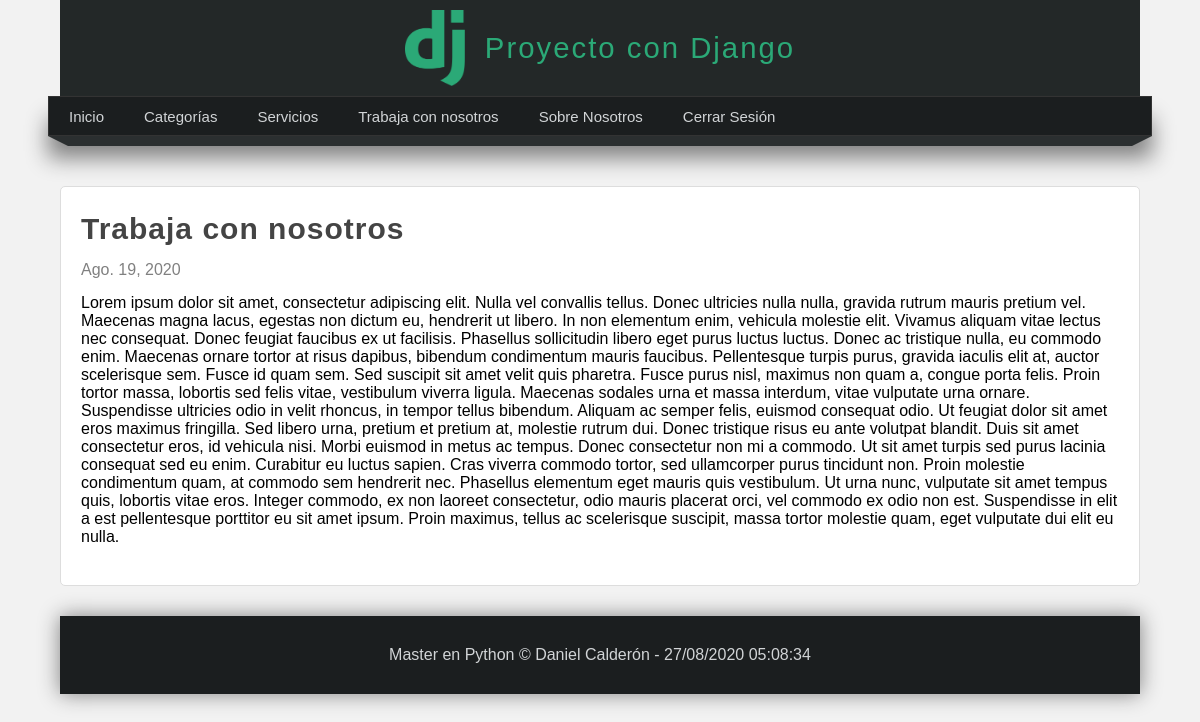
The page /pagina/trabaja-nosotros/ (signed in) on the database its author committed.
### pages/models.py (models this page shows, shortened)
class Page(models.Model):
    title = models.CharField(max_length=50, verbose_name='Título')
    content = RichTextField(verbose_name='Contenido')
    slug = models.CharField(unique=True, max_length=150, verbose_name='URL')
    order = models.IntegerField(default = 0, verbose_name='Orden')
    visible = models.BooleanField(verbose_name='¿Visible?')
    created_at = models.DateField(auto_now_add=True, verbose_name='Creado el')
    updated_at = models.DateField(auto_now=True, verbose_name='Actualizado el')
    class Meta:
        verbose_name = 'Página'
        verbose_name_plural = 'Páginas'

### pages/views.py (the view)
# urls.py: path('pagina/<str:slug>/',  views.page, name='page')
@login_required(login_url='login')
def page(request, slug):
    page = Page.objects.get(slug = slug)
    return render(request, 'pages/page.html', {
        'page': page
    })

### blog/processor.py (called while the page is built)
def get_categories(request):
    categories_in_use = Article.objects.filter(public=True).values_list('categories', flat=True)
    categories = Category.objects.filter(id__in=categories_in_use).values_list('id','name')
    return {
        'categories': categories,
        'ids': categories_in_use
    }

### pages/context_processor.py (called while the page is built)
def get_pages(request):
    pages = Page.objects.filter(visible = True).order_by('order').values_list('id','title','slug')
    return {
        'pages': pages
    }

### pages/templates/pages/page.html (shortened to what this page needs)
{% extends 'layouts/layout.html' %}
{% block content %}
    <h1 class="title">{{page.title}}</h1>
    <span class="date">{{page.created_at}}</span>
    <p class="content">{{page.content|safe}}</p>
{% endblock content %}

### mainapp/templates/layouts/layout.html (shortened to what this page needs)
<!DOCTYPE html>
<html lang="es">
<head>
    {% load static %}
    <link rel="stylesheet" type="text/css" href="{% static 'css/styles.css' %}">
</head>
<body>
    <header>
        <div id="logotipo">
            <img src="{% static 'images/logo.png' %}" alt="logotipo">
            <p>Proyecto con Django</p>
        </div>
    </header>
    <nav>
        <ul>
            <li>
                <a href="{% url 'index' %}">Inicio</a>
            </li>
            {% if user.email %}
                <li>
                    <a href="{% url 'list-articles' %}">Categorías</a>
                </li>
                {% for page in pages %}
                    <li>
                        <a href="{% url 'page' page.2 %}">{{page.1}}</a>
                    </li>
                {% endfor %}
                <li>
                    <a href="{% url 'logout' %}">Cerrar Sesión</a>
                </li>
            {% endif %}
        </ul>
    </nav>
    <div class="barra">
        <span class="esquina-izquierda"></span>
        <span class="relleno-barra"></span>
        <span class="esquina-derecha"></span>
    </div>
    <div id="content">
        <div class="box">
            {% block content %}{% endblock%}
        </div>
    </div>
    <footer>
        Master en Python &copy; Daniel Calderón - {% now "d/m/Y h:m:s" %}
    </footer>
</body>
</html>

### mainapp/static/css/styles.css (style rules this page uses)
html { box-sizing: border-box; }
*,*:before, *:after { box-sizing: inherit; }
* { margin: 0px; padding: 0px; font-family: sans-serif, Arial, Helvetica; text-decoration: none; }
body { background-color: #f2f2f2; }
.box p,.box h3 ,.box h3,.box ul { margin: 5px 0; }
header { background-color: #232828; margin: 0 auto; }
@media (min-width:990px) { header { width: 90%; margin: 0 auto; } }
#logotipo { display: flex; justify-content: center; align-items: center; margin: 0 auto; padding: 10px 0; }
#logotipo img { width: 60px; }
#logotipo p { font-size: 22pt; margin-left: 20px; letter-spacing: 2px; align-items: center; font-weight: lighter; color: #2ba977; }
nav { background-color: #1b1e1f; border: 1px solid #333333; margin: 0 auto; font-size: 15px; }
nav > ul { list-style: none; text-decoration: none; }
nav > ul > li { padding: 10px 0; padding-left: 10px; border-bottom: 1px solid #444444; }
nav > ul > li > a { padding: 5px 0; color: #d1d4d6; display: block; }
@media (min-width:990px) { nav { width: 92%; height: 40px; background-color: #1b1e1f; border: 1px solid #333333; margin: 0 auto; box-shadow: 0px 22px 22px gray; font-size: 15px; } }
@media (min-width:990px) { nav > ul { list-style: none; text-decoration: none; display: flex; } }
@media (min-width:990px) { nav > ul > li { line-height: 40px; padding: 0; border: none; } }
@media (min-width:990px) { nav > ul > li > a { display: block; padding: 0 20px; color: #d1d4d6; } }
@media (min-width:990px) { .barra { width: 92%; margin: 0 auto; display: flex; justify-content: space-between; } }
@media (min-width:990px) { .esquina-izquierda { border-left: 20px solid transparent; border-top: 10px solid #2b2f30; flex-basis: 5%; } }
@media (min-width:990px) { .esquina-derecha { border-right: 20px solid transparent; border-top: 10px solid #2b2f30; flex-basis: 5%; } }
@media (min-width:990px) { .relleno-barra { display: block; background-color: #2b2f30; height: 10px; flex-basis: 90%; } }
#content { width: 90%; margin: 0 auto; margin-bottom: 30px; margin-top: 40px; }
.box { background: white; padding: 20px; border-radius: 5px; border: 1px solid #ddd; margin: 0 auto; min-height: 400px; }
.title { color: #444444; letter-spacing: 1px; font-size: 30px; margin-bottom: 10px; margin-top: 5px; }
.date { display: block; margin-top: 15px; margin-bottom: 15px; color: gray; }
.content { line-height: 30px; }
footer { width: 90%; background-color: #1b1e1f; color: #d1d4d6; text-align: center; padding: 30px 0; box-shadow: 0px 0px 20px gray; margin: 0 auto; }

### rows shown on the page
Page: title "Servicios"
Page: title "Trabaja con nosotros", created_at "Ago. 19, 2020", content "Lorem ipsum dolor sit amet, consectetur adipiscing elit. Nulla vel convallis tellus. Donec ultricies nulla nulla, gravida rutrum mauris pretium vel. Maecenas magna lacus, egestas non dictum eu, hendrerit ut libero. In non elementum enim, vehicula molestie elit. Vivamus aliquam vitae lectus nec consequat. Donec feugiat faucibus ex ut facilisis. Phasellus sollicitudin libero eget purus luctus luctus. Donec ac tristique nulla, eu commodo enim. Maecenas ornare tortor at risus dapibus, bibendum condimentum mauris faucibus. Pellentesque turpis purus, gravida iaculis elit at, auctor scelerisque sem. Fusce id quam sem. Sed suscipit sit amet velit quis pharetra. Fusce purus nisl, maximus non quam a,…"
Page: title "Sobre Nosotros"
